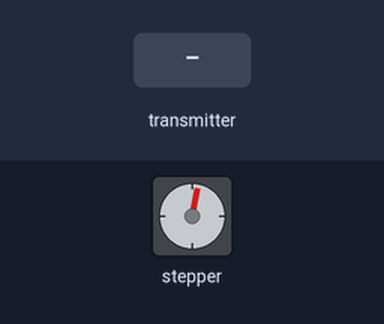
A sketch run on a simulated Arduino Uno, built with avr-gcc and run on an emulated ATmega328P. Parts: stepper motor. Wiring (inferred from the names in the program): stepper motor driver (200 steps per turn assumed): step pin 2; direction pin 5. The inputs (shaded band) are chosen by the test bench. No radio packets arrive unless stated; what the sketch prints to the serial monitor is not drawn.

Above: at 1.03 s.
1.3 s: the transmitter starts sending joy1_X = 0
At 2.34 s:
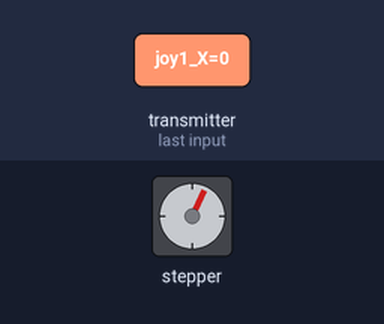
4.3 s: the transmitter starts sending joy2_Y = 128
At 5.8 s:
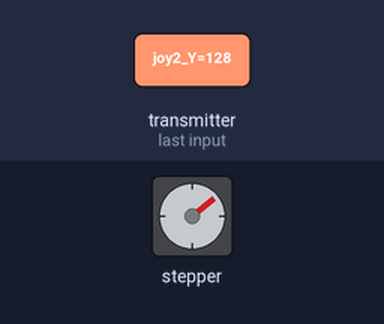
7.3 s: the transmitter starts sending joy2_Y = 0
At 8.41 s:
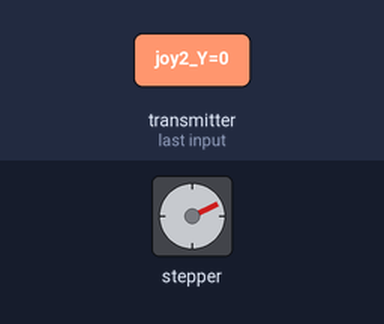
At 9.7 s:
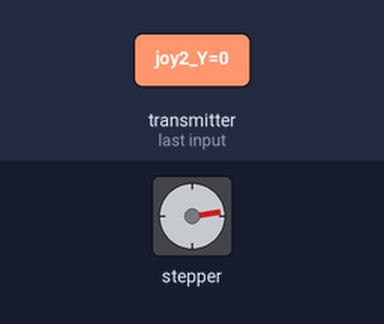
10.3 s: the transmitter starts sending joy1_Y = 64
13.3 s: the transmitter starts sending joy2_X = 64
16.3 s: the transmitter starts sending pot1 = 128
Timing chart, 0 to 22.6 s (numbered marks = the images above; inputs shaded):
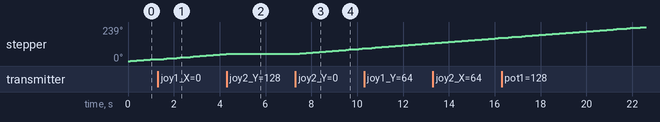

The sketch:

robot.ino
```cpp
const int stepPin = 2; //X.STEP
const int dirPin = 5; // X.DIR

#include <SPI.h>
#include <nRF24L01.h>
#include <RF24.h>

RF24 radio(7, 8); // CE, CSN
const byte addresses[][6] = {"00001", "00002"};

struct Data_Package {
  byte joy1_X;
  byte joy1_Y;
  byte j1Button;
  byte joy2_X;
  byte joy2_Y;
  byte j2Button;
  byte pot1;
  byte pot2;
  byte tSwitch1;
  byte tSwitch2;
  byte button1;
  byte button2;
};
Data_Package data;

unsigned long lastReceiveTime = 0;
unsigned long currentTime = 0;


int x = 0;
int SMSpeed = 100;
int checking = 0;
int previous = 0;
int long newval = 0;
int motorSpeed = 1;

void setup() {
  Serial.begin(9600);
  pinMode(stepPin, OUTPUT);
  pinMode(dirPin, OUTPUT);
  Serial.println("Nrf24L01 Receiver Starting");
  radio.begin();
  radio.openWritingPipe(addresses[0]); // 00001
  radio.openReadingPipe(1, addresses[1]); // 00002
  radio.setRetries(0, 15);
  radio.setPALevel(RF24_PA_HIGH);
}

void loop() {
  radio.startListening();
  if ( radio.available() )
  {

    radio.read(&data, sizeof(Data_Package));
    lastReceiveTime = millis();
  }
  currentTime = millis();
  if (currentTime - lastReceiveTime > 1000) {
    resetData();
  }
  show_value();
  control();
  radio.stopListening();
  radio.write(&data, sizeof(Data_Package));

}

void show_value () {
  Serial.print("joy1_X: ");
  Serial.print(data.joy1_X);
  Serial.print("; joy1_Y: ");
  Serial.print(data.joy1_Y);
  Serial.print("; joy2_X: ");
  Serial.print(data.joy2_X);
  Serial.print("; joy2_Y: ");
  Serial.print(data.joy2_Y);
  Serial.print("; button1: ");
  Serial.print(data.button1);
  Serial.print("; button2: ");
  Serial.print(data.button2);
  Serial.print("; j1Button: ");
  Serial.print(data.j1Button);
  Serial.print("; j2Button: ");
  Serial.print(data.j2Button);
  Serial.print("; tSwitch1: ");
  Serial.print(data.tSwitch1);
  Serial.print("; tSwitch2: ");
  Serial.print(data.tSwitch2);
  Serial.print("; pot1: ");
  Serial.print(data.pot1);
  Serial.print("; pot2: ");
  Serial.println(data.pot2);
}
void control() {
  int stepspeed = map(data.pot1, 0, 240, 1, 1000);

  if ((data.joy2_Y > 120)  &&   (data.joy2_Y < 180)) {

  }
  if (data.joy2_Y > 250 )
  {
    motorSpeed = (data.joy2_Y/15 + 5);
    counterclockwise();
  }

  if (data.joy2_Y < 80 )
  {
    motorSpeed = ((1024-data.joy2_Y)/15 + 5);
    clockwise();
  }
}
void resetData() {
  // Set initial default values
  data.joy1_X = 127;
  data.joy1_Y = 127;
  data.joy2_X = 127;
  data.joy2_Y = 127;
  data.j1Button = 1;
  data.j2Button = 1;
  data.pot1 = 1;
  data.pot2 = 1;
  data.tSwitch1 = 1;
  data.tSwitch2 = 1;
  data.button1 = 1;
  data.button2 = 1;
}

void counterclockwise () {
  digitalWrite(dirPin, LOW);
  x = x - 1;

  digitalWrite(stepPin, HIGH);
  delayMicroseconds(SMSpeed);
  digitalWrite(stepPin, LOW);
  delayMicroseconds(SMSpeed);
}

void clockwise() {
  digitalWrite(dirPin, HIGH);
  x = x + 1;
  digitalWrite(stepPin, HIGH);
  delayMicroseconds(SMSpeed);
  digitalWrite(stepPin, LOW);
  delayMicroseconds(SMSpeed);
}
```

Measured:
- after the input at 1.3 s, stepper: keeps turning clockwise at about 13°/s, starting after 0.26 s
- after the input at 4.3 s, stepper: goes on until 4.4 s, then stays 52°
- after the input at 7.3 s, stepper: keeps turning clockwise at about 13°/s, starting after 0.18 s
- by itself, stepper: keeps turning clockwise at about 14°/s
